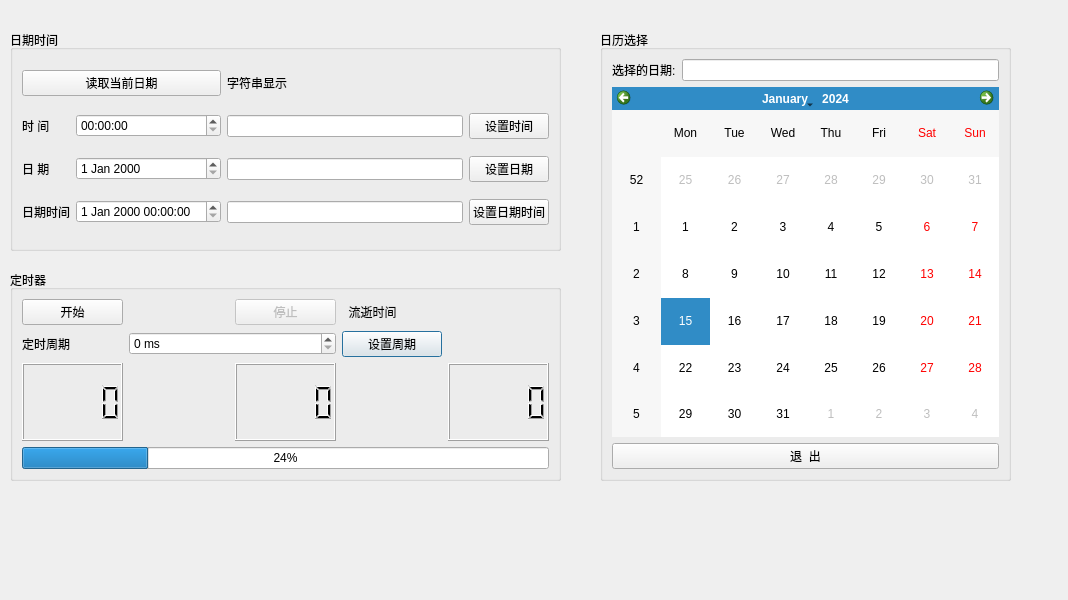
<?xml version="1.0" encoding="UTF-8"?>
<ui version="4.0">
 <class>Dialog</class>
 <widget class="QDialog" name="Dialog">
  <property name="geometry">
   <rect>
    <x>0</x>
    <y>0</y>
    <width>1068</width>
    <height>600</height>
   </rect>
  </property>
  <property name="windowTitle">
   <string>Dialog</string>
  </property>
  <widget class="QGroupBox" name="groupBox_2">
   <property name="geometry">
    <rect>
     <x>10</x>
     <y>270</y>
     <width>551</width>
     <height>211</height>
    </rect>
   </property>
   <property name="title">
    <string>定时器</string>
   </property>
   <layout class="QGridLayout" name="gridLayout_2">
    <item row="2" column="4">
     <widget class="QLCDNumber" name="lcdSecond"/>
    </item>
    <item row="1" column="0">
     <widget class="QLabel" name="label_6">
      <property name="text">
       <string>定时周期</string>
      </property>
     </widget>
    </item>
    <item row="1" column="3">
     <widget class="QPushButton" name="bntSetC">
      <property name="text">
       <string>设置周期</string>
      </property>
     </widget>
    </item>
    <item row="0" column="0">
     <widget class="QPushButton" name="bntStart">
      <property name="text">
       <string>开始</string>
      </property>
     </widget>
    </item>
    <item row="1" column="1" colspan="2">
     <widget class="QSpinBox" name="spinBoxSetT">
      <property name="suffix">
       <string> ms</string>
      </property>
      <property name="maximum">
       <number>1000</number>
      </property>
     </widget>
    </item>
    <item row="2" column="0">
     <widget class="QLCDNumber" name="lcdHour"/>
    </item>
    <item row="0" column="3" colspan="2">
     <widget class="QLabel" name="label_5">
      <property name="text">
       <string>  流逝时间</string>
      </property>
     </widget>
    </item>
    <item row="0" column="2">
     <widget class="QPushButton" name="bntStop">
      <property name="enabled">
       <bool>false</bool>
      </property>
      <property name="text">
       <string>停止</string>
      </property>
     </widget>
    </item>
    <item row="2" column="2">
     <widget class="QLCDNumber" name="lcdMiniute"/>
    </item>
    <item row="3" column="0" colspan="5">
     <widget class="QProgressBar" name="progressBar">
      <property name="value">
       <number>24</number>
      </property>
     </widget>
    </item>
   </layout>
  </widget>
  <widget class="QGroupBox" name="groupBox_3">
   <property name="geometry">
    <rect>
     <x>600</x>
     <y>30</y>
     <width>411</width>
     <height>451</height>
    </rect>
   </property>
   <property name="title">
    <string>日历选择</string>
   </property>
   <layout class="QGridLayout" name="gridLayout_3">
    <item row="0" column="0">
     <widget class="QLabel" name="label_7">
      <property name="text">
       <string>选择的日期:</string>
      </property>
     </widget>
    </item>
    <item row="0" column="1">
     <widget class="QLineEdit" name="lineShowTime"/>
    </item>
    <item row="1" column="0" colspan="2">
     <widget class="QCalendarWidget" name="calendarWidget"/>
    </item>
    <item row="2" column="0" colspan="2">
     <widget class="QPushButton" name="bntCancel">
      <property name="text">
       <string>退  出</string>
      </property>
     </widget>
    </item>
   </layout>
  </widget>
  <widget class="QGroupBox" name="groupBox">
   <property name="geometry">
    <rect>
     <x>10</x>
     <y>30</y>
     <width>551</width>
     <height>221</height>
    </rect>
   </property>
   <property name="title">
    <string>日期时间</string>
   </property>
   <layout class="QGridLayout" name="gridLayout">
    <item row="0" column="0" colspan="2">
     <widget class="QPushButton" name="bntReadTime">
      <property name="text">
       <string>读取当前日期</string>
      </property>
     </widget>
    </item>
    <item row="0" column="2">
     <widget class="QLabel" name="label">
      <property name="text">
       <string>字符串显示</string>
      </property>
     </widget>
    </item>
    <item row="1" column="0">
     <widget class="QLabel" name="label_2">
      <property name="text">
       <string>时 间</string>
      </property>
     </widget>
    </item>
    <item row="1" column="2">
     <widget class="QLineEdit" name="lineTime"/>
    </item>
    <item row="1" column="3">
     <widget class="QPushButton" name="bntSetTime">
      <property name="text">
       <string>设置时间</string>
      </property>
     </widget>
    </item>
    <item row="2" column="0">
     <widget class="QLabel" name="label_3">
      <property name="text">
       <string>日 期</string>
      </property>
     </widget>
    </item>
    <item row="2" column="2">
     <widget class="QLineEdit" name="lineDate"/>
    </item>
    <item row="2" column="3">
     <widget class="QPushButton" name="bntSetDate">
      <property name="text">
       <string>设置日期</string>
      </property>
     </widget>
    </item>
    <item row="3" column="0">
     <widget class="QLabel" name="label_4">
      <property name="text">
       <string>日期时间</string>
      </property>
     </widget>
    </item>
    <item row="3" column="2">
     <widget class="QLineEdit" name="lineDT"/>
    </item>
    <item row="3" column="3">
     <widget class="QPushButton" name="bntSetDT">
      <property name="text">
       <string>设置日期时间</string>
      </property>
     </widget>
    </item>
    <item row="1" column="1">
     <widget class="QTimeEdit" name="timeEdit"/>
    </item>
    <item row="2" column="1">
     <widget class="QDateEdit" name="dateEdit"/>
    </item>
    <item row="3" column="1">
     <widget class="QDateTimeEdit" name="dateTimeEdit"/>
    </item>
   </layout>
  </widget>
 </widget>
 <resources/>
 <connections/>
</ui>
